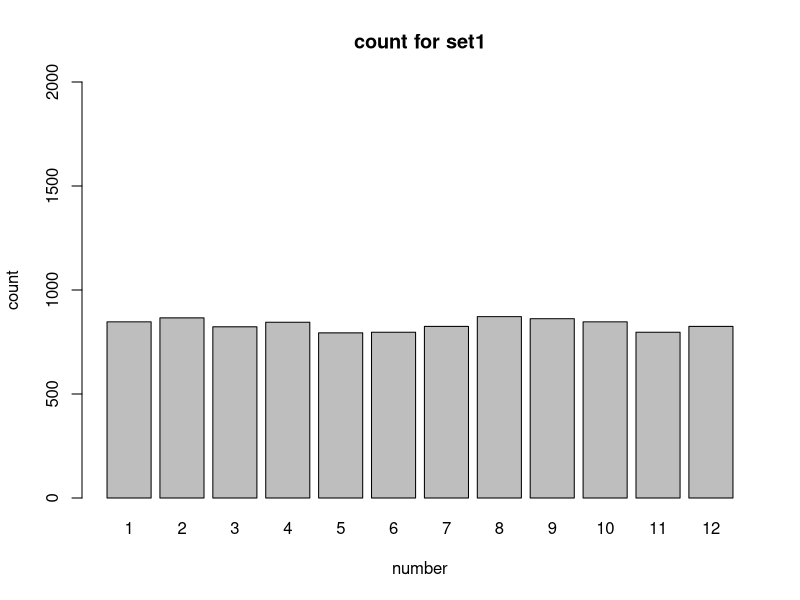
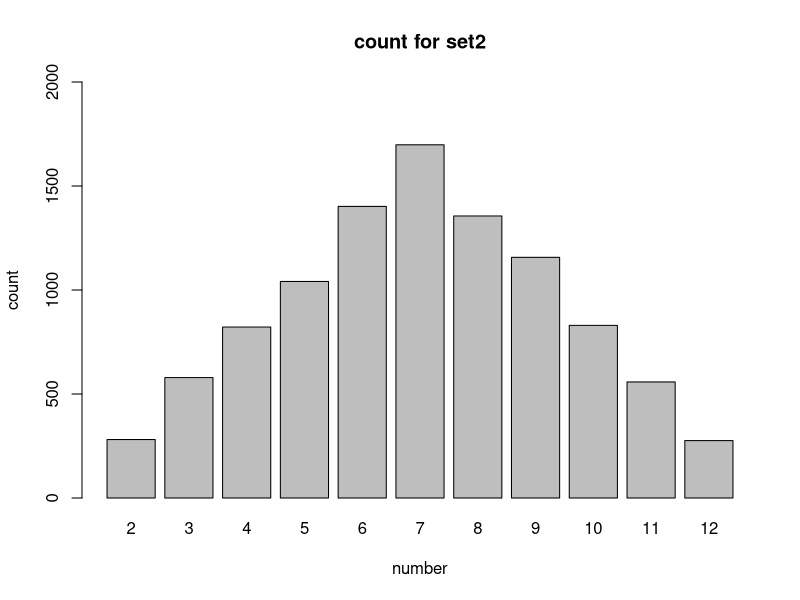

Write the R code that produced these figures, in order.
# set 1: 12-sided dice
# set 2: 6-sideed dice

dice1 <- sample(12,10000, replace = TRUE)
dice2 <- sample(6, 10000, replace = TRUE) + sample(6, 10000, replace = TRUE)

#dice1 = c(1,2,3,4,5,6,7,8,9,10,11,12)
#dice2 = c(1,2,3,4,5,6)

par(mfrow = c(1,1))
barplot(table(dice1), ylim = c(0,2000), xlab = "number", ylab = "count", main = "count for set1")
barplot(table(dice2),ylim = c(0,2000), xlab = "number", ylab = "count", main = "count for set2")

sampleList <- c(5,15,50,225)
ymax = c(5,15,50,225)

for (i in 1:length(sampleList)){
  numsample <- sampleList[i]
  means = 
    for (j in 1:numsample){
      
    }
}

